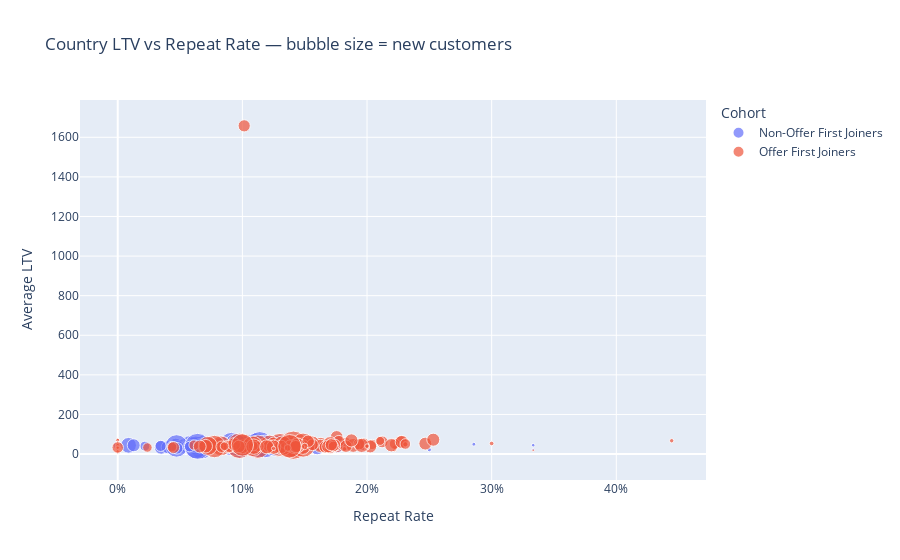

The notebook cell saved with this chart:
### Markdown cell above
## LTV vs Repeat Rate (by Cohort)

Interpretation:
- Upper-right countries are high LTV and high repeat — growth priority.
- Large bubbles = many first joiners: balance value vs scale.
- Compare colors to see cohort differences by market.

### Code cell
fig = px.scatter(
    summary, x='repeat_rate', y='ltv_avg', color='cohort', size='new_customers',
    hover_data=['country','first_arpu','repeat_revenue','offer_share'],
    labels={'repeat_rate':'Repeat Rate','ltv_avg':'Average LTV'},
    title='Country LTV vs Repeat Rate — bubble size = new customers'
)
fig.update_layout(xaxis_tickformat='.0%', legend_title_text='Cohort')
fig.show()

### Figure 1 — Plotly figure (JSON) as saved in the notebook; plotly's stock layout.template omitted (floating-point values rounded to 4 significant figures; data arrays with more than 128 entries replaced by an {"elided": "..."} marker saying what was removed)
{"data": [{"customdata": {"elided": "156x4 mixed values"}, "hovertemplate": "cohort=Non-Offer First Joiners<br>Repeat Rate=%{x}<br>Average LTV=%{y}<br>new_customers=%{marker.size}<br>country=%{customdata[0]}<br>first_arpu=%{customdata[1]}<br>repeat_revenue=%{customdata[2]}<br>offer_share=%{customdata[3]}<extra></extra>", "legendgroup": "Non-Offer First Joiners", "marker": {"color": "#636efa", "size": {"elided": "156 int values"}, "sizemode": "area", "sizeref": 0.9225, "symbol": "circle"}, "mode": "markers", "name": "Non-Offer First Joiners", "orientation": "v", "showlegend": true, "type": "scatter", "x": {"elided": "156 float values"}, "xaxis": "x", "y": {"elided": "156 float values"}, "yaxis": "y"}, {"customdata": {"elided": "157x4 mixed values"}, "hovertemplate": "cohort=Offer First Joiners<br>Repeat Rate=%{x}<br>Average LTV=%{y}<br>new_customers=%{marker.size}<br>country=%{customdata[0]}<br>first_arpu=%{customdata[1]}<br>repeat_revenue=%{customdata[2]}<br>offer_share=%{customdata[3]}<extra></extra>", "legendgroup": "Offer First Joiners", "marker": {"color": "#EF553B", "size": {"elided": "157 int values"}, "sizemode": "area", "sizeref": 0.9225, "symbol": "circle"}, "mode": "markers", "name": "Offer First Joiners", "orientation": "v", "showlegend": true, "type": "scatter", "x": {"elided": "157 float values"}, "xaxis": "x", "y": {"elided": "157 float values"}, "yaxis": "y"}], "layout": {"legend": {"itemsizing": "constant", "title": {"text": "Cohort"}, "tracegroupgap": 0}, "title": {"text": "Country LTV vs Repeat Rate — bubble size = new customers"}, "xaxis": {"anchor": "y", "domain": [0, 1], "tickformat": ".0%", "title": {"text": "Repeat Rate"}}, "yaxis": {"anchor": "x", "domain": [0, 1], "title": {"text": "Average LTV"}}}}
